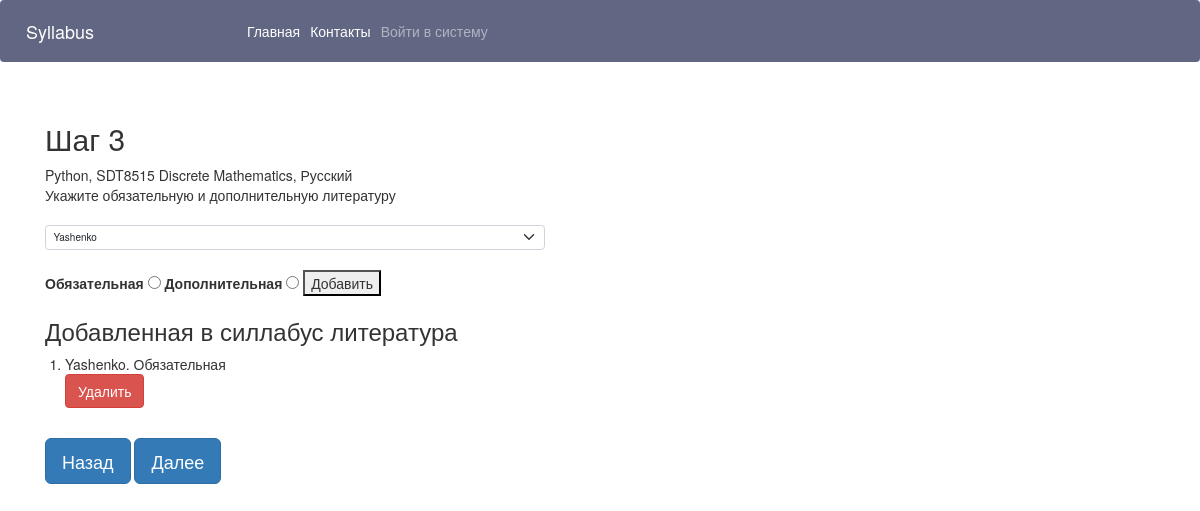
/next_step/44, run on the app's committed database.
### syllabuses/models.py (models this page shows, shortened)
class Syllabus(models.Model):
    syllabus_name = models.CharField('Название силлабуса', max_length=255)
    course = models.ForeignKey(Course, on_delete=models.CASCADE, null=True, verbose_name='Дисциплина')
    training_level = models.ForeignKey(EduLevel, on_delete=models.CASCADE, null=True, verbose_name='Уровень обучения')
    language_of_education = models.ForeignKey(Language, on_delete=models.CASCADE, null=True, verbose_name='Язык обучения')
    proficiency_level = models.ForeignKey(Proficiency, on_delete=models.CASCADE, null=True, verbose_name='Уровень владения языком')
    total_hours = models.IntegerField('Всего часов', null=True)
    classroom_hours = models.IntegerField('Классных часов', null=True)
    semester=models.IntegerField('Семестр', null=True)
    ects = models.IntegerField('ects кредиты', null=True)
    iw_hours = models.IntegerField('СРОП часов', null=True)
    prerequisites = models.TextField('Пререквизиты', blank=False)
    format_of_training = models.ForeignKey(Format,on_delete=models.CASCADE, null=True, verbose_name='Формат обучения')
    edu_programms = models.TextField('Образовательные программы', blank=False)
    time_place = models.TextField('Время и место проведения',blank=False)
    instructor = models.ForeignKey(CustomUser, on_delete=models.CASCADE, blank=True, verbose_name='Инструктор/Преподаватель')
    course_objective = models.TextField('Цель курса',blank=False)
    document = models.FileField('Файл', null=True, blank=True)
    agreed_with = models.ForeignKey(Director, on_delete=models.CASCADE, null=True, verbose_name='Согласовывает: ')
    status = models.ForeignKey(Status, on_delete=models.CASCADE, null=True)
    course_philosophy = models.TextField('Философия курса', blank=False)
    course_etics = models.TextField('Политика курса', blank=False)
    asu = models.BooleanField('На основе ASU', default=0)
    def __str__(self):
        return f"{self.syllabus_name}, {self.course}, {self.language_of_education}"

class Course(models.Model):
    name = models.CharField('Название дисциплины', max_length=255)
    code = models.CharField('Код', max_length=255)
    def __str__(self):
        return f"{self.code} {self.name}"

class Language(models.Model):
    title = models.CharField('Язык', max_length=255)
    def __str__(self):
        return f"{self.title}"

class LiteratureInSyllabus(models.Model):
    syllabus = models.ForeignKey(Syllabus, on_delete=models.CASCADE, null=True, verbose_name='Силлабус')
    literature = models.ForeignKey(Literature, on_delete=models.CASCADE, null=True, verbose_name='Литература')
    mandatory = models.BooleanField('Обязательная', default=0)

class Literature(models.Model):
    course = models.ForeignKey(Course, on_delete=models.CASCADE, null=True, verbose_name='Дисциплина', related_name='literature_set')
    title = models.TextField('Название', blank=False)
    syllabus = models.ForeignKey(Syllabus, on_delete=models.CASCADE, null=True, verbose_name='Силлабус', related_name='literature_set')
    def __str__(self):
        return f"{self.title}."

### syllabuses/views.py (the view, shortened to what this page needs)
# urls.py: path('next_step/<int:syllabus_id>', next_step, name="next_step"),
def next_step(request, syllabus_id: int):
    syllabus = Syllabus.objects.get(pk=syllabus_id)
    return render(request, 'syllabuses/next_step.html',{
                      'syllabus': syllabus,
                      'literatures': Literature.objects.filter(course=syllabus.course),
                      'literaturesinsyllabus': LiteratureInSyllabus.objects.filter(syllabus = syllabus)
                    })

### syllabuses/templates/syllabuses/next_step.html (shortened to what this page needs)
{% extends 'syllabuses/base.html' %}
{% block content %}
<div class="container">
<br/>
<h2>Шаг 3</h2>{{syllabus}}
<br>
Укажите обязательную и дополнительную литературу
<br/>
<br/>
<form method="post" id="literature-form">
    <select class="form-select" form = "literature-form" name="liter" style="width: 50rem;">
        {% for r in literatures %}
        <option value={{r.id}}>{{r.title}}</option>
        {% endfor %}
    </select>
    <br/>
    <label>Обязательная</label>
    <input value="1" type="radio" name="mandatory" form = "literature-form">
    <label>Дополнительная</label>
    <input value="0" type="radio" name="mandatory" form = "literature-form">
    <button type="submit">Добавить</button>
</form>
<h3>Добавленная в силлабус литература</h3>
<ol>
  {% for literature in literaturesinsyllabus %}
      <li>{{ literature.literature }}
        {% if literature.mandatory == True %}
        Обязательная
        {% else %}
        Дополнительная
        {% endif %}
        <form method="POST" action="{% url 'delete_literature' pk=literature.id syllabus_id=syllabus.id %}">
            <button type="submit" class="btn btn-danger">Удалить</button>
        </form>
      </li>
  {% endfor %}
</ol>
<br/>
<a href="{% url 'literature_form' syllabus.id %}" class="btn btn-primary btn-lg">Назад</a>
<a href="{% url 'half' syllabus.id %}" class="btn btn-primary btn-lg">Далее</a>
</div>
{% endblock %}

### data on the page
Syllabus: syllabus_name+course+language_of_education "Python, SDT8515 Discrete Mathematics, Русский"
LiteratureInSyllabus: literature "Yashenko.", mandatory "Обязательная"

### other printed values
form field liter "Yashenko"
